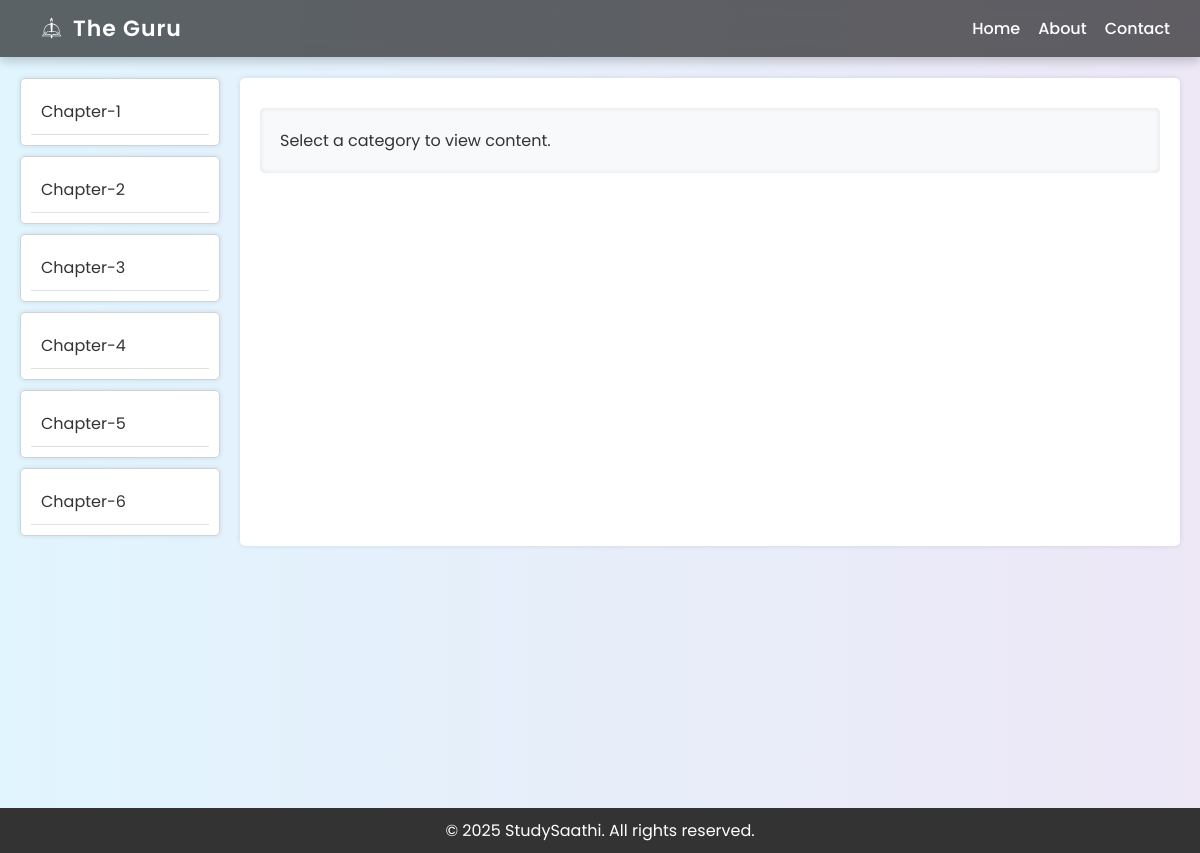
The app's page /class/1/subject/1/ with its own data.
### educational/models.py (models this page shows, shortened)
class TitleClassSubChapter(models.Model):
    title_class_subject = models.ForeignKey(TitleClassSubject, on_delete=models.CASCADE, related_name='chapters')
    chapter = models.ForeignKey(Chapter, on_delete=models.CASCADE, related_name='title_class_subject_chapters')
    class Meta:
        unique_together = ('title_class_subject', 'chapter')  # Prevent duplicate combinations

class Chapter(models.Model):
    name = models.CharField(max_length=100)

### educational/views.py (the view)
# urls.py: path('subject/<int:subject_id>/', views.subject_detail, name='subject_detail'),
def subject_detail(request, class_id, subject_id):
    subject = get_object_or_404(Subject, id=subject_id)
    class_obj = get_object_or_404(ClassName, id=class_id)
    title_class = get_object_or_404(TitleClass, class_name=class_obj)
    title_class_subject = get_object_or_404(TitleClassSubject, title_class=title_class, subject=subject)
    class_subject_chapters = TitleClassSubChapter.objects.filter(title_class_subject=title_class_subject)
    context = {
        'subject': subject,
        'class_subject_chapters': class_subject_chapters,
    }
    return render(request, 'educational/subject_detail.html', context)

### educational/templates/educational/subject_detail.html (shortened to what this page needs)
{% extends "educational/base.html" %}
{% load static %}
{% block extra_styles %}
    <link rel="stylesheet" href="{% static 'educational/css/subjectDetail.css' %}">
{% endblock %}
{% block navbar %}
    {% include "educational/navbar.html" %}
{% endblock %}
{% block content %}
<div class="flex-container">
    <div class="card-container">
        {% for class_subject_chapter in class_subject_chapters %}
            <div class="card chapter-item" data-chapter-id="{{ class_subject_chapter.id }}">
                <div class="list-group-item">
                    <ul>
                        <li onclick="loadChapter('{{ class_subject_chapter.chapter.id }}')">
                            {{ class_subject_chapter.chapter.name }}
                        </li>
                    </ul>
                </div>
            </div>
        {% endfor %}
    </div>
    <div class="content-container">
        <div id="content-display">
            <p>Select a category to view content.</p>
        </div>
    </div>
</div>
{% endblock %}

### educational/static/educational/css/base.css (style rules this page uses)
* { margin: 0; padding: 0; box-sizing: border-box; }
body { font-family: 'Poppins', sans-serif; background: linear-gradient(to right, #e1f5fe, #ede7f6); color: #333; }
html, body { overflow-x: hidden; overflow-y: auto; }
body { display: flex; flex-direction: column; min-height: calc(100vh - 100px); padding-top: 50px; }

### educational/static/educational/css/subjectDetail.css (style rules this page uses)
body { margin: 0; font-family: Arial, sans-serif; background-color: #f8f9fa; }
.flex-container { display: flex; padding: 20px; }
.card-container { flex: 0 0 200px; margin-right: 20px; }
.card { background-color: #fff; border: 1px solid #ced4da; border-radius: 5px; box-shadow: 0 0 5px rgba(0, 0, 0, 0.1); margin-bottom: 10px; width: 100%; }
.list-group-item { padding: 10px; }
.list-group-item ul { list-style: none; padding: 0; margin: 0; }
.list-group-item li { cursor: pointer; padding: 10px; border-bottom: 1px solid #dee2e6; transition: background-color 0.3s; }
.content-container { flex: 1; background-color: #fff; padding: 20px; border-radius: 5px; box-shadow: 0 0 5px rgba(0, 0, 0, 0.1); }
#content-display { padding: 20px; background-color: #f8f9fa; border-radius: 5px; box-shadow: inset 0 0 5px rgba(0, 0, 0, 0.1); }

### educational/static/educational/css/navbar.css (style rules this page uses)
body { font-family: 'Poppins', sans-serif; padding-top: 57.6px; margin: 0; }

### records on screen
TitleClassSubChapter: chapter.name "Chapter-1"
TitleClassSubChapter: chapter.name "Chapter-2"
TitleClassSubChapter: chapter.name "Chapter-3"
TitleClassSubChapter: chapter.name "Chapter-4"
TitleClassSubChapter: chapter.name "Chapter-5"
TitleClassSubChapter: chapter.name "Chapter-6"
